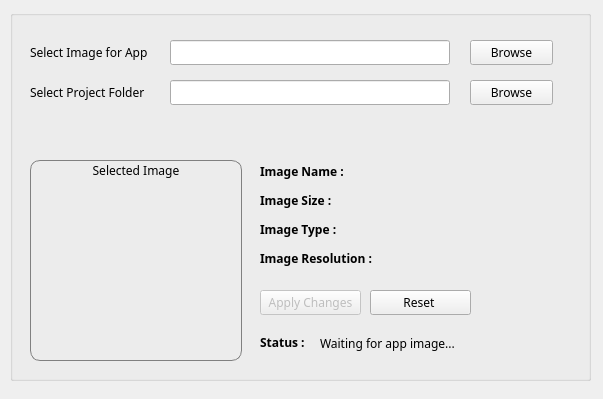
<?xml version="1.0" encoding="UTF-8"?>
<ui version="4.0">
 <class>Form</class>
 <widget class="QWidget" name="Form">
  <property name="geometry">
   <rect>
    <x>0</x>
    <y>0</y>
    <width>603</width>
    <height>399</height>
   </rect>
  </property>
  <property name="minimumSize">
   <size>
    <width>603</width>
    <height>399</height>
   </size>
  </property>
  <property name="maximumSize">
   <size>
    <width>603</width>
    <height>399</height>
   </size>
  </property>
  <property name="windowTitle">
   <string>AppIGen</string>
  </property>
  <widget class="QGroupBox" name="groupBox">
   <property name="geometry">
    <rect>
     <x>10</x>
     <y>10</y>
     <width>581</width>
     <height>371</height>
    </rect>
   </property>
   <property name="font">
    <font>
     <family>Fira Sans</family>
    </font>
   </property>
   <property name="title">
    <string/>
   </property>
   <widget class="QLineEdit" name="line_edit_image_path">
    <property name="geometry">
     <rect>
      <x>160</x>
      <y>30</y>
      <width>280</width>
      <height>25</height>
     </rect>
    </property>
    <property name="font">
     <font>
      <family>Fira Sans</family>
     </font>
    </property>
    <property name="readOnly">
     <bool>true</bool>
    </property>
   </widget>
   <widget class="QLineEdit" name="line_edit_project_path">
    <property name="geometry">
     <rect>
      <x>160</x>
      <y>70</y>
      <width>280</width>
      <height>25</height>
     </rect>
    </property>
    <property name="font">
     <font>
      <family>Fira Sans</family>
     </font>
    </property>
    <property name="readOnly">
     <bool>true</bool>
    </property>
   </widget>
   <widget class="QPushButton" name="btn_select_image">
    <property name="geometry">
     <rect>
      <x>460</x>
      <y>30</y>
      <width>83</width>
      <height>25</height>
     </rect>
    </property>
    <property name="font">
     <font>
      <family>Fira Sans</family>
     </font>
    </property>
    <property name="text">
     <string>Browse</string>
    </property>
   </widget>
   <widget class="QPushButton" name="btn_select_project">
    <property name="geometry">
     <rect>
      <x>460</x>
      <y>70</y>
      <width>83</width>
      <height>25</height>
     </rect>
    </property>
    <property name="font">
     <font>
      <family>Fira Sans</family>
     </font>
    </property>
    <property name="text">
     <string>Browse</string>
    </property>
   </widget>
   <widget class="QPushButton" name="btn_apply_changes">
    <property name="enabled">
     <bool>false</bool>
    </property>
    <property name="geometry">
     <rect>
      <x>250</x>
      <y>280</y>
      <width>101</width>
      <height>25</height>
     </rect>
    </property>
    <property name="font">
     <font>
      <family>Fira Sans</family>
     </font>
    </property>
    <property name="text">
     <string>Apply Changes</string>
    </property>
   </widget>
   <widget class="QLabel" name="label">
    <property name="geometry">
     <rect>
      <x>20</x>
      <y>30</y>
      <width>145</width>
      <height>25</height>
     </rect>
    </property>
    <property name="font">
     <font>
      <family>Fira Sans</family>
     </font>
    </property>
    <property name="text">
     <string>Select Image for App</string>
    </property>
   </widget>
   <widget class="QLabel" name="label_2">
    <property name="geometry">
     <rect>
      <x>20</x>
      <y>80</y>
      <width>62</width>
      <height>17</height>
     </rect>
    </property>
    <property name="font">
     <font>
      <family>Fira Sans</family>
     </font>
    </property>
    <property name="text">
     <string/>
    </property>
   </widget>
   <widget class="QLabel" name="label_4">
    <property name="geometry">
     <rect>
      <x>20</x>
      <y>70</y>
      <width>140</width>
      <height>25</height>
     </rect>
    </property>
    <property name="font">
     <font>
      <family>Fira Sans</family>
     </font>
    </property>
    <property name="text">
     <string>Select Project Folder</string>
    </property>
   </widget>
   <widget class="QGroupBox" name="groupBox_2">
    <property name="geometry">
     <rect>
      <x>20</x>
      <y>150</y>
      <width>212</width>
      <height>201</height>
     </rect>
    </property>
    <property name="font">
     <font>
      <family>Fira Sans</family>
     </font>
    </property>
    <property name="layoutDirection">
     <enum>Qt::LeftToRight</enum>
    </property>
    <property name="styleSheet">
     <string notr="true">QGroupBox {
	border : 1px solid grey;
	border-radius: 10px;

}
</string>
    </property>
    <property name="title">
     <string>Selected Image</string>
    </property>
    <property name="alignment">
     <set>Qt::AlignCenter</set>
    </property>
    <property name="flat">
     <bool>false</bool>
    </property>
    <widget class="QLabel" name="label_image_display">
     <property name="geometry">
      <rect>
       <x>7</x>
       <y>26</y>
       <width>200</width>
       <height>170</height>
      </rect>
     </property>
     <property name="font">
      <font>
       <family>Fira Sans</family>
      </font>
     </property>
     <property name="styleSheet">
      <string notr="true"/>
     </property>
     <property name="text">
      <string/>
     </property>
    </widget>
   </widget>
   <widget class="QLabel" name="label_img_info">
    <property name="geometry">
     <rect>
      <x>380</x>
      <y>150</y>
      <width>181</width>
      <height>111</height>
     </rect>
    </property>
    <property name="font">
     <font>
      <family>Fira Sans</family>
     </font>
    </property>
    <property name="text">
     <string/>
    </property>
    <property name="alignment">
     <set>Qt::AlignLeading|Qt::AlignLeft|Qt::AlignTop</set>
    </property>
    <property name="wordWrap">
     <bool>false</bool>
    </property>
   </widget>
   <widget class="QLabel" name="label_10">
    <property name="geometry">
     <rect>
      <x>250</x>
      <y>320</y>
      <width>51</width>
      <height>25</height>
     </rect>
    </property>
    <property name="font">
     <font>
      <family>Fira Sans</family>
     </font>
    </property>
    <property name="text">
     <string>&lt;html&gt;&lt;head/&gt;&lt;body&gt;&lt;p&gt;&lt;span style=&quot; font-weight:600;&quot;&gt;Status :&lt;/span&gt;&lt;/p&gt;&lt;/body&gt;&lt;/html&gt;</string>
    </property>
   </widget>
   <widget class="QLabel" name="label_status">
    <property name="geometry">
     <rect>
      <x>310</x>
      <y>325</y>
      <width>261</width>
      <height>41</height>
     </rect>
    </property>
    <property name="font">
     <font>
      <family>Fira Sans</family>
     </font>
    </property>
    <property name="text">
     <string>&lt;html&gt;&lt;head/&gt;&lt;body&gt;&lt;p&gt;Waiting for app image...&lt;/p&gt;&lt;/body&gt;&lt;/html&gt;</string>
    </property>
    <property name="alignment">
     <set>Qt::AlignLeading|Qt::AlignLeft|Qt::AlignTop</set>
    </property>
    <property name="wordWrap">
     <bool>true</bool>
    </property>
   </widget>
   <widget class="QLabel" name="label_12">
    <property name="geometry">
     <rect>
      <x>250</x>
      <y>150</y>
      <width>121</width>
      <height>111</height>
     </rect>
    </property>
    <property name="font">
     <font>
      <family>Fira Sans</family>
     </font>
    </property>
    <property name="text">
     <string>&lt;html&gt;&lt;head/&gt;&lt;body&gt;&lt;p&gt;&lt;span style=&quot; font-weight:600;&quot;&gt;Image Name :&lt;/span&gt;&lt;/p&gt;&lt;p&gt;&lt;span style=&quot; font-weight:600;&quot;&gt;Image Size :&lt;/span&gt;&lt;/p&gt;&lt;p&gt;&lt;span style=&quot; font-weight:600;&quot;&gt;Image Type :&lt;/span&gt;&lt;/p&gt;&lt;p&gt;&lt;span style=&quot; font-weight:600;&quot;&gt;Image Resolution :&lt;/span&gt;&lt;/p&gt;&lt;/body&gt;&lt;/html&gt;</string>
    </property>
   </widget>
   <widget class="QPushButton" name="btn_reset">
    <property name="geometry">
     <rect>
      <x>360</x>
      <y>280</y>
      <width>101</width>
      <height>25</height>
     </rect>
    </property>
    <property name="font">
     <font>
      <family>Fira Sans</family>
     </font>
    </property>
    <property name="text">
     <string>Reset </string>
    </property>
   </widget>
  </widget>
 </widget>
 <resources/>
 <connections/>
</ui>
